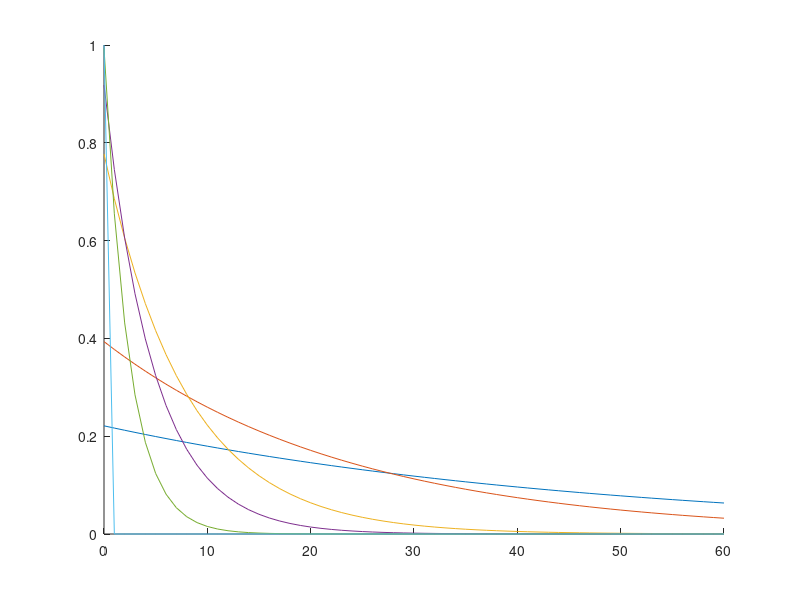

Write the MATLAB code that produced this figure.
%%%%%%%%%%%%%%%%%%%%%%%%%%%%%%%%%%%%%%%%%%%%%%%%%%%%%%%%%%%%%%%%%%%%%%%%%%%
%   
%   Prepayment figure
%   
%%%%%%%%%%%%%%%%%%%%%%%%%%%%%%%%%%%%%%%%%%%%%%%%%%%%%%%%%%%%%%%%%%%%%%%%%%%
clc;clear;close all;

rho=[0.5;1;3;5;10;1000];
dt=1;
time=(0.00:1/12:5)';
pool=nan(size(time));
pool(1)=1;
RHO=[0.5,1,3,5,10,1000];

% Delta is a CONSTANT fraction of the pool for whom it is optimal to prepay
delta=0.5;
%
for j=1:size(RHO,2)
for i=1:size(time,1)
    rho=RHO(j);
    remaining=exp(-rho*delta*time(i));
    pool(i)=(1-exp(-rho*delta))*remaining;
end
hold on
plot(time*12,pool)
end



